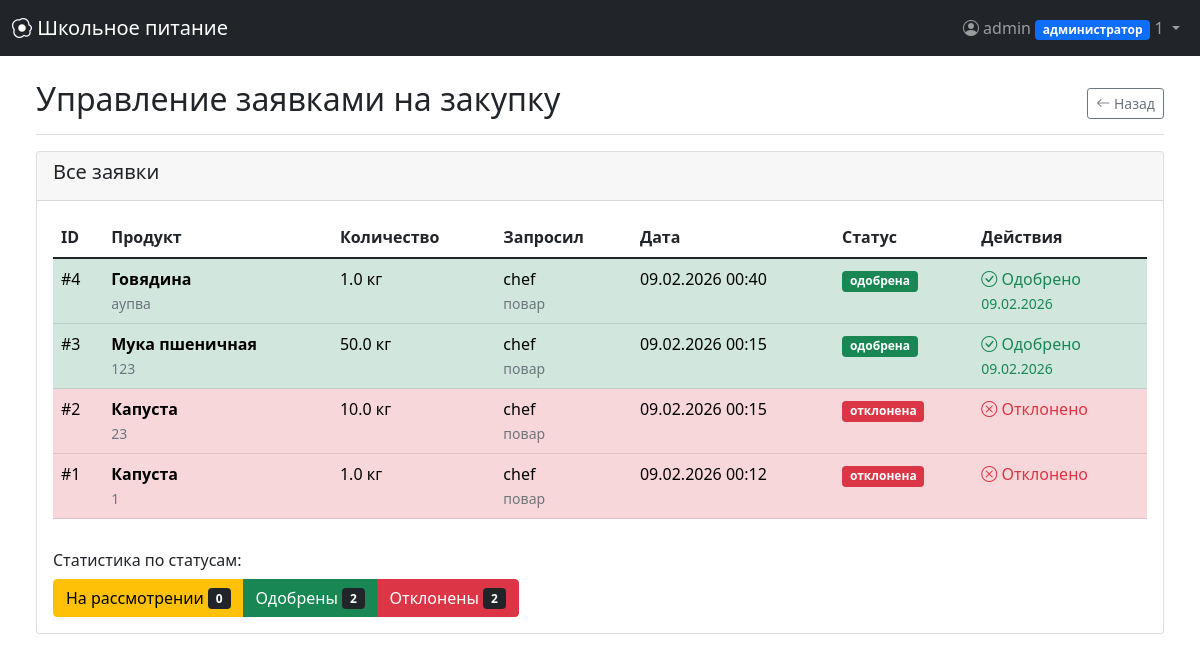
/manage_requests (signed in), run on the app's committed database.
### models.py (models this page shows, shortened)
class User(UserMixin, db.Model):
    __tablename__ = 'users'
    id = db.Column(db.Integer, primary_key=True)
    username = db.Column(db.String(64), unique=True, nullable=False)
    email = db.Column(db.String(120), unique=True, nullable=False)
    password_hash = db.Column(db.String(256), nullable=False)
    role = db.Column(db.String(20), nullable=False, default='ученик')
    grade = db.Column(db.String(10))
    balance = db.Column(db.Float, default=0.0)
    created_at = db.Column(db.DateTime, default=datetime.utcnow)
    allergies = db.relationship('Allergy', backref='user', lazy='dynamic')
    orders = db.relationship('Order', backref='user', lazy='dynamic', foreign_keys='Order.user_id')
    feedbacks = db.relationship('Feedback', backref='user', lazy='dynamic')
    notifications = db.relationship('Notification', backref='user', lazy='dynamic')
    subscriptions = db.relationship('Subscription', backref='user', lazy='dynamic')
    prepared_meals = db.relationship('PreparedMeal', foreign_keys='PreparedMeal.prepared_by', backref='preparer',
                                     lazy='dynamic')
    served_orders = db.relationship('Order', foreign_keys='Order.served_by', backref='served_by_user', lazy='dynamic')

class PurchaseRequest(db.Model):
    __tablename__ = 'purchase_requests'
    id = db.Column(db.Integer, primary_key=True)
    ingredient = db.Column(db.String(100), nullable=False)
    ingredient_id = db.Column(db.Integer, db.ForeignKey('inventory.id'), nullable=True)
    quantity = db.Column(db.Float, nullable=False)
    unit = db.Column(db.String(20))
    requested_by = db.Column(db.Integer, db.ForeignKey('users.id'))
    requested_at = db.Column(db.DateTime, default=datetime.utcnow)
    urgency = db.Column(db.String(20), default='средняя')
    status = db.Column(db.String(20), default='на рассмотрении')
    approved_by = db.Column(db.Integer, db.ForeignKey('users.id'))
    approved_at = db.Column(db.DateTime)
    notes = db.Column(db.Text)
    requested_by_user = db.relationship('User', foreign_keys=[requested_by])
    approved_by_user = db.relationship('User', foreign_keys=[approved_by])
    ingredient_ref = db.relationship('Inventory', foreign_keys=[ingredient_id])

### app.py (the view)
@app.route('/manage_requests')
@login_required
@role_required(['администратор'])
def manage_requests():
    purchase_requests = PurchaseRequest.query.order_by(
        PurchaseRequest.requested_at.desc()
    ).all()
    for req in purchase_requests:
        if req.requested_by:
            req.requested_by_user = User.query.get(req.requested_by)
        if req.approved_by:
            req.approved_by_user = User.query.get(req.approved_by)
    return render_template('manage_requests.html', purchase_requests=purchase_requests)

### app.py (called while the page is built)
def role_required(roles):
    def decorator(f):
        @wraps(f)
        @login_required
        def decorated_function(*args, **kwargs):
            if not current_user.is_authenticated:
                flash('Войдите в систему.', 'danger')
                return redirect(url_for('login'))
            if current_user.role not in roles:
                app.logger.warning(f'Unauthorized access attempt by user {current_user.id} to {request.endpoint}')
                flash('У вас нет прав для доступа к этой странице.', 'danger')
                return redirect(url_for('dashboard'))
            return f(*args, **kwargs)
        return decorated_function
    return decorator

### models.py (called while the page is built)
@login_manager.user_loader
def load_user(user_id):
    return db.session.get(User, int(user_id))

### templates/manage_requests.html (shortened to what this page needs)
{% extends "base.html" %}
{% block content %}
<div class="d-flex justify-content-between flex-wrap flex-md-nowrap align-items-center pt-3 pb-2 mb-3 border-bottom">
    <h1 class="h2">Управление заявками на закупку</h1>
    <div class="btn-toolbar mb-2 mb-md-0">
        <a href="{{ url_for('admin_dashboard') }}" class="btn btn-sm btn-outline-secondary">
            <i class="bi bi-arrow-left"></i> Назад
        </a>
    </div>
</div>
<div class="row">
    <div class="col-12">
        <div class="card">
            <div class="card-header">
                <h5>Все заявки</h5>
            </div>
            <div class="card-body">
                {% if purchase_requests %}
                <div class="table-responsive">
                    <table class="table table-hover">
                        <thead>
                            <tr>
                                <th>ID</th>
                                <th>Продукт</th>
                                <th>Количество</th>
                                <th>Запросил</th>
                                <th>Дата</th>
                                <th>Статус</th>
                                <th>Действия</th>
                            </tr>
                        </thead>
                        <tbody>
                            {% for req in purchase_requests %}
                            <tr class="{% if req.status == 'на рассмотрении' %}table-warning{% elif req.status == 'одобрена' %}table-success{% elif req.status == 'отклонена' %}table-danger{% endif %}">
                                <td>#{{ req.id }}</td>
                                <td>
                                    <strong>{{ req.ingredient }}</strong>
                                    {% if req.notes %}
                                    <br>
                                    <small class="text-muted">{{ req.notes|truncate(50) }}</small>
                                    {% endif %}
                                </td>
                                <td>{{ req.quantity }} {{ req.unit }}</td>
                                <td>
                                    {% if req.requested_by_user %}
                                        {{ req.requested_by_user.username }}
                                        <br>
                                        <small class="text-muted">{{ req.requested_by_user.role }}</small>
                                    {% else %}
                                        <span class="text-muted">Не указан</span>
                                    {% endif %}
                                </td>
                                <td>{{ req.requested_at.strftime('%d.%m.%Y %H:%M') }}</td>
                                <td>
                                    <span class="badge bg-{% if req.status == 'одобрена' %}success{% elif req.status == 'отклонена' %}danger{% else %}warning{% endif %}">
                                        {{ req.status }}
                                    </span>
                                </td>
                                <td>
                                    {% if req.status == 'на рассмотрении' %}
                                    <div class="btn-group btn-group-sm">
                                        <a href="{{ url_for('approve_request', request_id=req.id) }}" class="btn btn-success" onclick="return confirm('Одобрить заявку #{{ req.id }}?')">
                                            <i class="bi bi-check"></i> Одобрить
                                        </a>
                                        <a href="{{ url_for('reject_request', request_id=req.id) }}" class="btn btn-danger" onclick="return confirm('Отклонить заявку #{{ req.id }}?')">
                                            <i class="bi bi-x"></i> Отклонить
                                        </a>
                                    </div>
                                    {% elif req.status == 'одобрена' %}
                                    <span class="text-success">
                                        <i class="bi bi-check-circle"></i> Одобрено
                                        {% if req.approved_at %}
                                        <br>
                                        <small>{{ req.approved_at.strftime('%d.%m.%Y') }}</small>
                                        {% endif %}
                                    </span>
                                    {% elif req.status == 'отклонена' %}
                                    <span class="text-danger">
                                        <i class="bi bi-x-circle"></i> Отклонено
                                    </span>
                                    {% endif %}
                                </td>
                            </tr>
                            {% endfor %}
                        </tbody>
                    </table>
                </div>
                <div class="mt-3">
                    <h6>Статистика по статусам:</h6>
                    <div class="btn-group" role="group">
                        {% set pending_count = purchase_requests|selectattr('status', 'equalto', 'на рассмотрении')|list|length %}
                        {% set approved_count = purchase_requests|selectattr('status', 'equalto', 'одобрена')|list|length %}
                        {% set rejected_count = purchase_requests|selectattr('status', 'equalto', 'отклонена')|list|length %}
                        <button type="button" class="btn btn-warning">
                            На рассмотрении <span class="badge bg-dark">{{ pending_count }}</span>
                        </button>
                        <button type="button" class="btn btn-success">
                            Одобрены <span class="badge bg-dark">{{ approved_count }}</span>
                        </button>
                        <button type="button" class="btn btn-danger">
                            Отклонены <span class="badge bg-dark">{{ rejected_count }}</span>
                        </button>
                    </div>
                </div>
                {% else %}
                <div class="text-center py-4">
                    <i class="bi bi-clipboard-check display-4 text-muted"></i>
                    <h5 class="mt-3">Заявок пока нет</h5>
                    <p class="text-muted">Повара еще не создавали заявки на закупку продуктов.</p>
                </div>
                {% endif %}
            </div>
        </div>
    </div>
</div>
{% endblock %}

### templates/base.html (shortened to what this page needs)
<!DOCTYPE html>
<html lang="ru">
<head>
    <link href="https://cdn.jsdelivr.net/npm/bootstrap@5.1.3/dist/css/bootstrap.min.css" rel="stylesheet">
    <link rel="stylesheet" href="https://cdn.jsdelivr.net/npm/bootstrap-icons@1.8.1/font/bootstrap-icons.css">
</head>
<body>
    <nav class="navbar navbar-expand-lg navbar-dark bg-dark fixed-top">
        <div class="container-fluid">
            <a class="navbar-brand" href="{{ url_for('dashboard') if current_user.is_authenticated else url_for('home') }}">
                <i class="bi bi-egg-fried"></i> Школьное питание
            </a>
            <div class="navbar-nav ms-auto">
                {% if current_user.is_authenticated %}
                <div class="nav-item dropdown">
                    <a class="nav-link dropdown-toggle" href="#" id="navbarDropdown" role="button" data-bs-toggle="dropdown">
                        <i class="bi bi-person-circle"></i> {{ current_user.username }}
                        <span class="badge bg-primary">{{ current_user.role }}</span>
                        <span id="notification-count" class="notification-badge" style="display:none;"></span>
                    </a>
                </div>
                {% else %}
                <div class="nav-item">
                    <a class="nav-link" href="{{ url_for('login') }}"><i class="bi bi-box-arrow-in-right"></i> Войти</a>
                </div>
                {% endif %}
            </div>
        </div>
    </nav>
    <div class="container-fluid mt-5 pt-3">
        {% if current_user.is_authenticated %}
            <main role="main" class="px-4">
                {% block content %}{% endblock %}
            </main>
        {% else %}
            <div class="container mt-5 pt-4">
                {% block auth_content %}{% endblock %}
            </div>
        {% endif %}
    </div>
</body>
</html>

### data on the page
User: username "admin", role "администратор"
PurchaseRequest: id "4", ingredient "Говядина", notes "аупва", quantity "1.0", unit "кг", requested_by_user.username "chef", requested_by_user.role "повар", requested_at "09.02.2026 00:40", status "одобрена", approved_at "09.02.2026"
PurchaseRequest: id "3", ingredient "Мука пшеничная", notes "123", quantity "50.0", unit "кг", requested_by_user.username "chef", requested_by_user.role "повар", requested_at "09.02.2026 00:15", status "одобрена", approved_at "09.02.2026"
PurchaseRequest: id "2", ingredient "Капуста", notes "23", quantity "10.0", unit "кг", requested_by_user.username "chef", requested_by_user.role "повар", requested_at "09.02.2026 00:15", status "отклонена", shows "Отклонено"
PurchaseRequest: id "1", ingredient "Капуста", notes "1", quantity "1.0", unit "кг", requested_by_user.username "chef", requested_by_user.role "повар", requested_at "09.02.2026 00:12", status "отклонена", shows "Отклонено"

### other printed values
{{ pending_count }} "0"
{{ approved_count }} "2"
{{ rejected_count }} "2"
